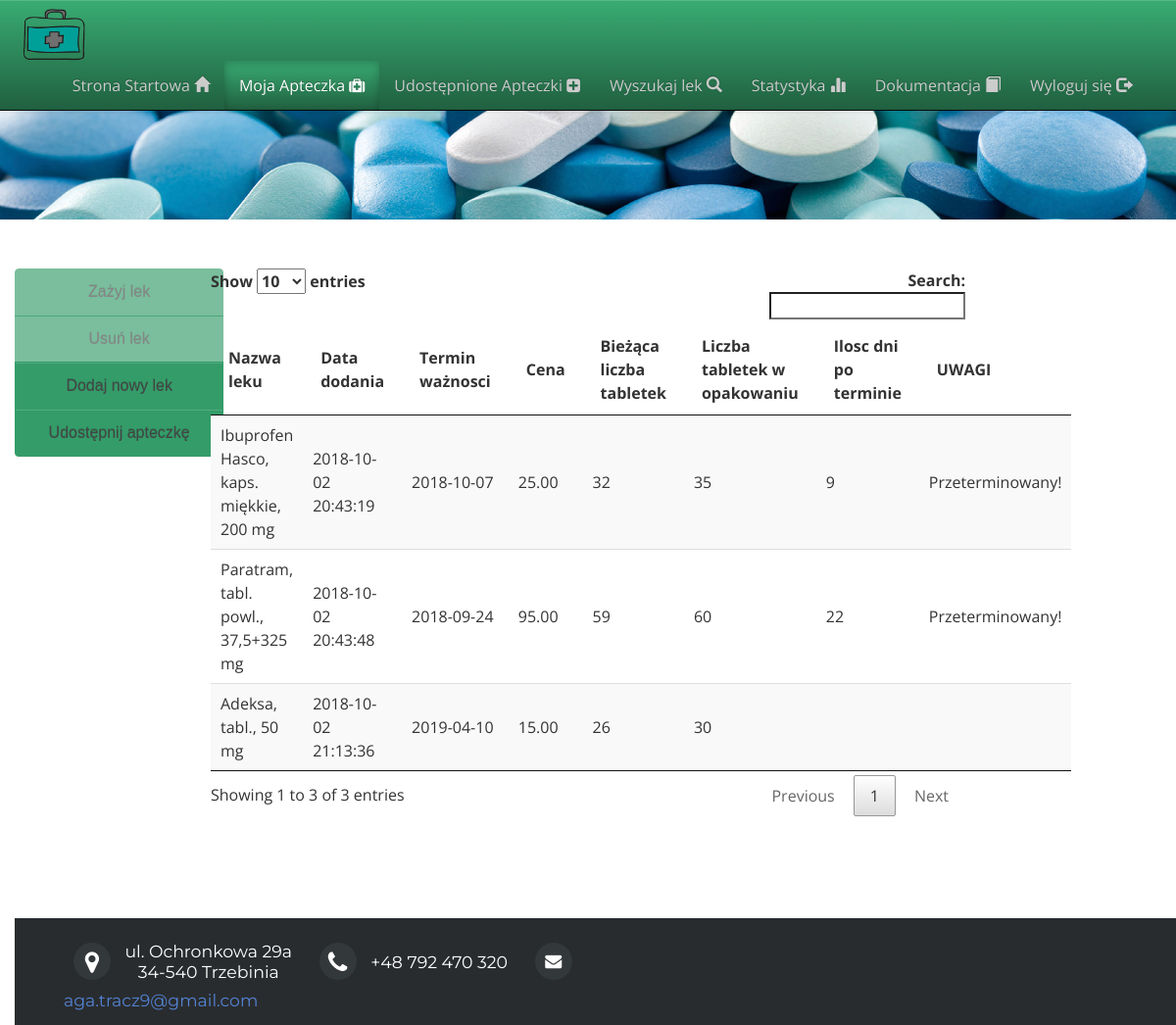
The app's page /pages/mymedkit.php (signed in) with its own data.
### tables this page shows
CREATE TABLE `leki_specyfikacja` (
  `idleki` int(11) NOT NULL AUTO_INCREMENT,
  `nazwa` varchar(80) NOT NULL,
  `subst_czynna` varchar(100) NOT NULL,
  `ean` varchar(15) NOT NULL,
  `op_zb` varchar(40) NOT NULL,
  PRIMARY KEY (`idleki`)
);

CREATE TABLE `user_packages` (
  `user_id` int(11) NOT NULL,
  `package_id` int(11) NOT NULL,
  `dateAssigned` datetime NOT NULL,
  `dateUnassigned` datetime DEFAULT NULL,
  PRIMARY KEY (`user_id`,`package_id`),
  KEY `fk_table1_package1_idx` (`package_id`),
  CONSTRAINT `fk_table1_package1` FOREIGN KEY (`package_id`) REFERENCES `package` (`idpackage`) ON DELETE NO ACTION ON UPDATE NO ACTION,
  CONSTRAINT `fk_table1_users1` FOREIGN KEY (`user_id`) REFERENCES `users` (`idkonta`) ON DELETE NO ACTION ON UPDATE NO ACTION
);

CREATE TABLE `package` (
  `idpackage` int(11) NOT NULL AUTO_INCREMENT,
  `noTablets_current` int(11) NOT NULL,
  `noTablets_max` int(11) NOT NULL,
  `dateDiscarded` datetime DEFAULT NULL,
  `dateExpiry` date NOT NULL,
  `price` decimal(15,2) NOT NULL,
  `leki_specyfikacja_idleki` int(11) NOT NULL,
  PRIMARY KEY (`idpackage`),
  UNIQUE KEY `idopakowanie_UNIQUE` (`idpackage`),
  KEY `fk_package_leki_specyfikacja1_idx` (`leki_specyfikacja_idleki`),
  CONSTRAINT `fk_package_leki_specyfikacja1` FOREIGN KEY (`leki_specyfikacja_idleki`) REFERENCES `leki_specyfikacja` (`idleki`) ON DELETE NO ACTION ON UPDATE NO ACTION
);

### lang/lang_pl.php (called while the page is built, shortened)
<?php
$menuStart = "Strona Startowa";
$menuMyMedkit = "Moja Apteczka";
$menuSharedMedkit = "Udostępnione Apteczki";
$menuBazy = "Wyszukaj lek";
$menuDok = "Dokumentacja";
$menuWyloguj = "Wyloguj się";
$menuStats = "Statystyka";
?>

### html_tools/produceMedkitTable.php (called while the page is built, shortened)
<?php
	require_once 'generateTable.php';
	function wyswietlWszystkieLekiUzytkownika($email)
	{
		$query = "SELECT
				package.idpackage,
			    nazwa,
			    dateAssigned,
			    dateExpiry,
				price,
			    noTablets_current,
			    noTablets_max,
				CASE
					WHEN DATEDIFF(NOW(), dateExpiry) > 0 THEN (DATEDIFF(NOW(), dateExpiry))
					ELSE ''
				END as 'ile po terminie',
	            CASE
					WHEN noTablets_current = 0 THEN 'Puste opakowanie'
			        WHEN DATEDIFF(NOW(), dateExpiry) > 0 THEN 'Przeterminowany!'
			        ELSE ''
			    END as 'UWAGI'
			FROM
			    user_packages
			        JOIN
			    users ON user_packages.user_id = users.idkonta
			        JOIN
			    package ON user_packages.package_id = package.idpackage
			        JOIN
			    leki_specyfikacja ON leki_specyfikacja.idleki = package.leki_specyfikacja_idleki
			WHERE
			     users.email LIKE '".$email."%'
				AND dateUnassigned IS NULL
				AND dateDiscarded IS NULL
			ORDER BY UWAGI desc, nazwa asc
			";
		$etykiety = array("idpackage", "Nazwa leku", "Data dodania", "Termin ważnosci", "Cena", "Bieżąca liczba tabletek", "Liczba tabletek w opakowaniu", "Ilosc dni po terminie", 'UWAGI');
		generateTable(
				$etykiety,
				queryDB($query)
				);
	}
?>

### db_tools/queryDB.php (called while the page is built, shortened)
<?php
	function queryDB($query){
		$baza = connectToDB();
		$wynik = $baza->query($query);
		return $wynik;
	}
?>

### html_tools/generateTable.php (the view, shortened to what this page needs)
<?php
function generateTable($labels, $result){
	print "<table id=\"example\" class=\"display\" cellspacing=\"0\" width=\"100%\">";
	print "<thead>";
	print " <tr> ";
	foreach($labels as $columnName){
		print " <th>$columnName</th> ";
	}
	print " </tr> ";
	print "</thead>";
	print "<tbody>";
	$rowcount=mysqli_num_rows($result);
	for ($i=0;$i<$rowcount;$i++){
		$row = $result->fetch_row();
		for ($j=0; $j<sizeof($row);$j++){
			print " <td>$row[$j]</td> ";
		}
	}
	print "</tbody>";
	print "</table>";
}
?>

### pages/nagl.php (shortened to what this page needs)
<!doctype html>
<html>
	<head>
   		<link rel="stylesheet" href="../inc/bootstrap/css/bootstrap.min.css">
		<link rel="stylesheet" href="../inc/bootstrap/css/bootstrap.css" />
		<link rel="stylesheet" href="../inc/bootstrap/css/bootstrap-theme.css" />
		<link rel="stylesheet" href="../inc/jquery-ui-1.12.1.custom/jquery-ui.css">
		<link rel="stylesheet" href="../css/style.css" />
		<link rel="stylesheet" href="../css/demo.css">
		<link rel="stylesheet" href="../css/login.css">
		<link rel="stylesheet" href="../css/footer-distributed-with-address-and-phones.css">
		<link href="css/one-page-wonder.min.css" rel="stylesheet">
		<link rel="stylesheet" href="https://cdn.rawgit.com/konpa/devicon/df6431e323547add1b4cf45992913f15286456d3/devicon.min.css">
		<link href="../inc/font-awesome/css/font-awesome.min.css" rel="stylesheet" type="text/css">
	</head>
<body>

### pages/menu.php
<nav class="navbar navbar-default navbar-fixed-top navbar-inverse" role="navigation">
  <div class="container-fluid" >
    <div class="navbar-header">
    <?php
    if(!isset($_SESSION['zalogowany'])){echo '<a href="index.php"><img src="img/medkit_lg.png" height="30%" width="30%"></a>';}
    else{echo '<a href="start.php"><img src="../img/medkit_lg.png" height="30%" width="30%"></a>';};
    ?>
    </div>
    <div class="collapse navbar-collapse" id="myDIV">
      <ul class="nav navbar-nav navbar-right">
      	<li><a href="../index.php" role="tab" data-toggle="tab">
      		<?php if (!isset($_SESSION['zalogowany'])){ echo $menuLog . " " . "<span class=\"glyphicon glyphicon-log-in\"></span>";}?> </a>
      	</li>
      	<?php if (isset($_SESSION['zalogowany'])) { ?>
      	<li><a href="start.php" role="tab" data-toggle="tab">
      		<?php echo $menuStart . " " ."<span class=\"glyphicon glyphicon-home\"></span> ";?> </a>
      	</li>
		<li><a href="mymedkit.php" role="tab" data-toggle="tab"><?php echo $menuMyMedkit . " ";?> <i class="fa fa-medkit"></i></a>
		</li>
		<li><a href="sharedMedKits.php" role="tab" data-toggle="tab"><?php echo $menuSharedMedkit. " ";?> <i class="fa fa-plus-square"></i></a>
		</li>
		<li><a href="z_bazy.php" role="tab" data-toggle="tab"><?php  echo $menuBazy . " ";?><span class="glyphicon glyphicon-search"></a>
		</li>
      	<li><a href="stats.php" role="tab" data-toggle="tab"><?php  echo $menuStats . " ";?><span class="glyphicon glyphicon-stats"></span></a>
      	</li>
      	<li><a href="documentation.php" role="tab" data-toggle="tab"><?php  echo $menuDok . " ";?><span class="glyphicon glyphicon-book"></span></a>
      	</li>
      	<?php } ?>
        <li><a href="../authentication/logout.php" role="tab" data-toggle="tab">
        	<?php if (isset($_SESSION['zalogowany'])){ echo $menuWyloguj. " " ."<span class=\"glyphicon glyphicon-log-out\"></span>";} ?></a>
        	</li>
		<li><a href="pages/register.php" role="tab" data-toggle="tab">
			<?php  if (!isset($_SESSION['zalogowany'])){ echo $menuRegister. " " ."<span class=\"glyphicon glyphicon-user\"></span>";} ?> </a>
			</li>
      </ul>
    </div>
  </div>
</nav>

### pages/mymedkit.php (shortened to what this page needs)
<?php
	require_once '../html_tools/produceMedkitTable.php';
	require_once "nagl.php";
	require_once "menu.php";
?>
<div class="jumbotron">
      <div class="container">
      </div>
</div>
	<div class="container-fluid text-center">
	  <div class="row content">
	    <div class="col-sm-2 sidenav">
		    <div class="btn-group-vertical">
		    <button type="button" id="use-drug"  class="btn btn-success btn-block">Zażyj lek</button>
		    <button type="button" id="remove-drug2"  class="btn btn-success btn-block">Usuń lek</button>
		    <button type="button" id="add-drug" class="btn btn-success btn-block">Dodaj nowy lek</button>
		    <button type="button" id="share-medkit" class="btn btn-success btn-block">Udostępnij apteczkę</button>
		    </div>
	    </div>
		<div class="col-sm-8 text-left">
	<?php
		wyswietlWszystkieLekiUzytkownika($_SESSION['email']);
	?>
	</div>
	</div>
<?php require_once 'stopka.php';?>

### pages/stopka.php (shortened to what this page needs)
<br>
<footer class="footer-distributed">
	<div class="footer-center">
		<div>
			<i class="fa fa-map-marker"></i>
			<p>ul. Ochronkowa 29a &ensp;<br>34-540 Trzebinia &ensp;</p>
			<i class="fa fa-phone"></i>
			<p>+48 792 470 320 &ensp;</p>
			<i class="fa fa-envelope"></i>
			<p><a href="mailto:aga.tracz9@gmail.com">aga.tracz9@gmail.com</a></p>
		</div>
	</div>
	<div class="footer-right">
		<p class="footer-company-about">
		</p>
	</div>
		</footer>
</body>
</html>

### css/style.css (style rules this page uses)
P { font-size: 13pt; text-align: center; margin-bottom: 2px; font-family: 'Montserrat', sans-serif; }
body { padding-top: 90px; font-family: 'Montserrat', sans-serif; }
.jumbotron { margin-bottom: 50px; background-image: url(../img/blue.jpg); background-position: 0% 25%; background-size: cover; background-repeat: no-repeat; color: white; text-shadow: black 0.3em 0.3em 0.3em; }
table.dataTable { width:100%;margin:0 auto;clear:both;border-collapse:separate;border-spacing:0 }
table.dataTable thead th,table.dataTable tfoot th { font-weight:bold }
table.dataTable thead th,table.dataTable thead td { padding:10px 18px;border-bottom:1px solid #111 }
table.dataTable thead .sorting,table.dataTable thead .sorting_asc,table.dataTable thead .sorting_desc,table.dataTable thead .sorting_asc_disabled,table.dataTable thead .sorting_desc_disabled { cursor:pointer;*cursor:hand }
table.dataTable thead .sorting,table.dataTable thead .sorting_asc,table.dataTable thead .sorting_desc,table.dataTable thead .sorting_asc_disabled,table.dataTable thead .sorting_desc_disabled { background-repeat:no-repeat;background-position:center right }
table.dataTable thead .sorting { background-image:url("../images/sort_both.png") }
table.dataTable tbody th,table.dataTable tbody td { padding:8px 10px }
table.dataTable.row-border tbody th,table.dataTable.row-border tbody td,table.dataTable.display tbody th,table.dataTable.display tbody td { border-top:1px solid #ddd }
table.dataTable.row-border tbody tr:first-child th,table.dataTable.row-border tbody tr:first-child td,table.dataTable.display tbody tr:first-child th,table.dataTable.display tbody tr:first-child td { border-top:none }
table.dataTable.no-footer { border-bottom:1px solid #111 }
table.dataTable,table.dataTable th,table.dataTable td { -webkit-box-sizing:content-box;box-sizing:content-box }

### css/demo.css (style rules this page uses)
* { padding:0; margin:0; }
body { font:16px/1.5 'Open Sans', sans-serif; }
footer { position: fixed; bottom: 0; }

### css/footer-distributed-with-address-and-phones.css (style rules this page uses)
.footer-distributed { background-color: #292c2f; box-shadow: 0 1px 1px 0 rgba(0, 0, 0, 0.12); box-sizing: border-box; width: 100%; text-align: left; font: 16px sans-serif; padding: 15px 50px; margin-top: 80px; }
.footer-distributed .footer-left, .footer-distributed .footer-center, .footer-distributed .footer-right { display: inline-block; vertical-align: middle; }
.footer-distributed .footer-center { width: 50%; }
.footer-distributed .footer-center i { background-color: #33383b; color: #ffffff; font-size: 25px; width: 38px; height: 38px; border-radius: 50%; text-align: center; line-height: 42px; margin: 10px 10px; vertical-align: middle; }
.footer-distributed .footer-center i.fa-envelope { font-size: 17px; line-height: 38px; }
.footer-distributed .footer-center p { display: inline-block; color: #ffffff; vertical-align: middle; margin:0; }
.footer-distributed .footer-center p a { color: #5383d3; text-decoration: none;; }
.footer-distributed .footer-right { width: 30%; }
.footer-distributed .footer-company-about { line-height: 5px; color: #92999f; font-size: 40px; font-weight: normal; margin: 0; }

### records on screen
leki_specyfikacja: nazwa "Ibuprofen Hasco, kaps. miękkie, 200 mg"
user_packages: dateAssigned "2018-10-02 20:43:19"
package: dateExpiry "2018-10-07", price "25.00", noTablets_current "32", noTablets_max "35"
leki_specyfikacja: nazwa "Paratram, tabl. powl., 37,5+325 mg"
user_packages: dateAssigned "2018-10-02 20:43:48"
package: dateExpiry "2018-09-24", price "95.00", noTablets_current "59", noTablets_max "60"
leki_specyfikacja: nazwa "Adeksa, tabl., 50 mg"
user_packages: dateAssigned "2018-10-02 21:13:36"
package: dateExpiry "2019-04-10", price "15.00", noTablets_current "26", noTablets_max "30"

### other values on screen
$menuStart "Strona Startowa"
$menuMyMedkit "Moja Apteczka"
$menuSharedMedkit "Udostępnione Apteczki"
$menuBazy "Wyszukaj lek"
$menuStats "Statystyka"
$menuDok "Dokumentacja"
$menuWyloguj "Wyloguj się"
$columnName "Nazwa leku"
$columnName "Data dodania"
$columnName "Termin ważnosci"
$columnName "Cena"
$columnName "Bieżąca liczba tabletek"
$columnName "Liczba tabletek w opakowaniu"
$columnName "Ilosc dni po terminie"
$columnName "UWAGI"
